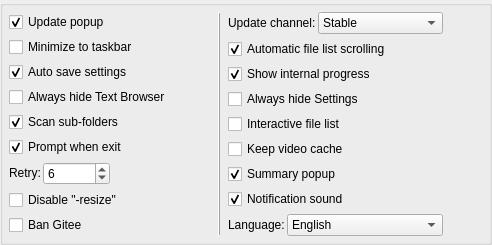
            <widget class="QGroupBox" name="groupBox_8">
             <property name="title">
              <string/>
             </property>
             <layout class="QGridLayout" name="gridLayout_14" columnstretch="0,0,0,0,0">
              <property name="leftMargin">
               <number>6</number>
              </property>
              <property name="topMargin">
               <number>6</number>
              </property>
              <property name="rightMargin">
               <number>6</number>
              </property>
              <property name="bottomMargin">
               <number>6</number>
              </property>
              <property name="spacing">
               <number>7</number>
              </property>
              <item row="0" column="0">
               <widget class="QFrame" name="frame_7">
                <property name="frameShape">
                 <enum>QFrame::NoFrame</enum>
                </property>
                <property name="frameShadow">
                 <enum>QFrame::Raised</enum>
                </property>
                <layout class="QGridLayout" name="gridLayout_50">
                 <property name="leftMargin">
                  <number>0</number>
                 </property>
                 <property name="topMargin">
                  <number>0</number>
                 </property>
                 <property name="rightMargin">
                  <number>0</number>
                 </property>
                 <property name="bottomMargin">
                  <number>0</number>
                 </property>
                 <property name="spacing">
                  <number>5</number>
                 </property>
                 <item row="0" column="0">
                  <widget class="QCheckBox" name="checkBox_UpdatePopup">
                   <property name="sizePolicy">
                    <sizepolicy hsizetype="Minimum" vsizetype="Fixed">
                     <horstretch>0</horstretch>
                     <verstretch>0</verstretch>
                    </sizepolicy>
                   </property>
                   <property name="toolTip">
                    <string>A pop-up window will prompts when an update is detected.</string>
                   </property>
                   <property name="text">
                    <string>Update popup</string>
                   </property>
                   <property name="checked">
                    <bool>true</bool>
                   </property>
                  </widget>
                 </item>
                 <item row="2" column="0">
                  <widget class="QCheckBox" name="checkBox_AutoSaveSettings">
                   <property name="toolTip">
                    <string>Settings will be saved automatically when you close the software.</string>
                   </property>
                   <property name="text">
                    <string>Auto save settings</string>
                   </property>
                   <property name="checked">
                    <bool>true</bool>
                   </property>
                  </widget>
                 </item>
                 <item row="9" column="0">
                  <widget class="QCheckBox" name="checkBox_DisableResize_gif">
                   <property name="toolTip">
                    <string>This option will be automatically enabled to improve
performance and fix issues when the software detects
that your PC has compatibility issues with ImageMagick.</string>
                   </property>
                   <property name="text">
                    <string>Disable &quot;-resize&quot;</string>
                   </property>
                  </widget>
                 </item>
                 <item row="5" column="0">
                  <widget class="QCheckBox" name="checkBox_PromptWhenExit">
                   <property name="text">
                    <string>Prompt when exit</string>
                   </property>
                   <property name="checked">
                    <bool>true</bool>
                   </property>
                  </widget>
                 </item>
                 <item row="1" column="0">
                  <widget class="QCheckBox" name="checkBox_MinimizeToTaskbar">
                   <property name="text">
                    <string>Minimize to taskbar</string>
                   </property>
                  </widget>
                 </item>
                 <item row="3" column="0">
                  <widget class="QCheckBox" name="checkBox_AlwaysHideTextBrowser">
                   <property name="toolTip">
                    <string>[Text browser] will be automatically hidden when the software starts.</string>
                   </property>
                   <property name="text">
                    <string>Always hide Text Browser</string>
                   </property>
                  </widget>
                 </item>
                 <item row="4" column="0">
                  <widget class="QCheckBox" name="checkBox_ScanSubFolders">
                   <property name="toolTip">
                    <string>When adding a folder to the file list, scan the files in
the subfolder and add them to the file list.</string>
                   </property>
                   <property name="text">
                    <string>Scan sub-folders</string>
                   </property>
                   <property name="checked">
                    <bool>true</bool>
                   </property>
                  </widget>
                 </item>
                 <item row="6" column="0">
                  <widget class="QFrame" name="frame_4">
                   <property name="sizePolicy">
                    <sizepolicy hsizetype="Preferred" vsizetype="Fixed">
                     <horstretch>0</horstretch>
                     <verstretch>0</verstretch>
                    </sizepolicy>
                   </property>
                   <property name="frameShape">
                    <enum>QFrame::NoFrame</enum>
                   </property>
                   <property name="frameShadow">
                    <enum>QFrame::Raised</enum>
                   </property>
                   <property name="lineWidth">
                    <number>0</number>
                   </property>
                   <layout class="QGridLayout" name="gridLayout_46">
                    <property name="leftMargin">
                     <number>0</number>
                    </property>
                    <property name="topMargin">
                     <number>0</number>
                    </property>
                    <property name="rightMargin">
                     <number>0</number>
                    </property>
                    <property name="bottomMargin">
                     <number>0</number>
                    </property>
                    <property name="spacing">
                     <number>2</number>
                    </property>
                    <item row="0" column="0">
                     <widget class="QLabel" name="label_39">
                      <property name="sizePolicy">
                       <sizepolicy hsizetype="Fixed" vsizetype="Fixed">
                        <horstretch>0</horstretch>
                        <verstretch>0</verstretch>
                       </sizepolicy>
                      </property>
                      <property name="toolTip">
                       <string>The number of retries when an image (or frame) processing fails.</string>
                      </property>
                      <property name="text">
                       <string>Retry:</string>
                      </property>
                     </widget>
                    </item>
                    <item row="0" column="1">
                     <widget class="QSpinBox" name="spinBox_retry">
                      <property name="sizePolicy">
                       <sizepolicy hsizetype="Preferred" vsizetype="Fixed">
                        <horstretch>0</horstretch>
                        <verstretch>0</verstretch>
                       </sizepolicy>
                      </property>
                      <property name="toolTip">
                       <string>The number of retries when an image (or frame) processing fails.</string>
                      </property>
                      <property name="minimum">
                       <number>1</number>
                      </property>
                      <property name="maximum">
                       <number>999999999</number>
                      </property>
                      <property name="value">
                       <number>6</number>
                      </property>
                     </widget>
                    </item>
                    <item row="0" column="2">
                     <spacer name="horizontalSpacer_5">
                      <property name="orientation">
                       <enum>Qt::Horizontal</enum>
                      </property>
                      <property name="sizeHint" stdset="0">
                       <size>
                        <width>40</width>
                        <height>20</height>
                       </size>
                      </property>
                     </spacer>
                    </item>
                   </layout>
                  </widget>
                 </item>
                 <item row="10" column="0">
                  <widget class="QCheckBox" name="checkBox_BanGitee">
                   <property name="toolTip">
                    <string>Stop downloading any data from Gitee.

When you cannot access github, enabling 
this option will affect the automatic
detection of new updates.</string>
                   </property>
                   <property name="text">
                    <string>Ban Gitee</string>
                   </property>
                  </widget>
                 </item>
                </layout>
               </widget>
              </item>
              <item row="0" column="4">
               <spacer name="horizontalSpacer_44">
                <property name="orientation">
                 <enum>Qt::Horizontal</enum>
                </property>
                <property name="sizeHint" stdset="0">
                 <size>
                  <width>40</width>
                  <height>20</height>
                 </size>
                </property>
               </spacer>
              </item>
              <item row="0" column="2">
               <widget class="Line" name="line_44">
                <property name="frameShadow">
                 <enum>QFrame::Raised</enum>
                </property>
                <property name="orientation">
                 <enum>Qt::Vertical</enum>
                </property>
               </widget>
              </item>
              <item row="0" column="1">
               <spacer name="horizontalSpacer_9">
                <property name="orientation">
                 <enum>Qt::Horizontal</enum>
                </property>
                <property name="sizeHint" stdset="0">
                 <size>
                  <width>40</width>
                  <height>20</height>
                 </size>
                </property>
               </spacer>
              </item>
              <item row="0" column="3">
               <widget class="QFrame" name="frame_8">
                <property name="frameShape">
                 <enum>QFrame::NoFrame</enum>
                </property>
                <property name="frameShadow">
                 <enum>QFrame::Raised</enum>
                </property>
                <layout class="QGridLayout" name="gridLayout_49">
                 <property name="leftMargin">
                  <number>0</number>
                 </property>
                 <property name="topMargin">
                  <number>0</number>
                 </property>
                 <property name="rightMargin">
                  <number>0</number>
                 </property>
                 <property name="bottomMargin">
                  <number>0</number>
                 </property>
                 <property name="spacing">
                  <number>5</number>
                 </property>
                 <item row="8" column="0">
                  <widget class="QFrame" name="frame_3">
                   <property name="sizePolicy">
                    <sizepolicy hsizetype="Preferred" vsizetype="Fixed">
                     <horstretch>0</horstretch>
                     <verstretch>0</verstretch>
                    </sizepolicy>
                   </property>
                   <property name="frameShape">
                    <enum>QFrame::NoFrame</enum>
                   </property>
                   <property name="frameShadow">
                    <enum>QFrame::Raised</enum>
                   </property>
                   <property name="lineWidth">
                    <number>0</number>
                   </property>
                   <layout class="QGridLayout" name="gridLayout_27">
                    <property name="leftMargin">
                     <number>0</number>
                    </property>
                    <property name="topMargin">
                     <number>0</number>
                    </property>
                    <property name="rightMargin">
                     <number>0</number>
                    </property>
                    <property name="bottomMargin">
                     <number>0</number>
                    </property>
                    <property name="spacing">
                     <number>2</number>
                    </property>
                    <item row="0" column="1">
                     <widget class="QComboBox" name="comboBox_language">
                      <property name="minimumSize">
                       <size>
                        <width>150</width>
                        <height>0</height>
                       </size>
                      </property>
                      <property name="toolTip">
                       <string>We recommend that you restart the software after changing 
the language for the language settings to fully take effect.</string>
                      </property>
                      <property name="currentText">
                       <string notr="true">English</string>
                      </property>
                      <item>
                       <property name="text">
                        <string notr="true">English</string>
                       </property>
                      </item>
                      <item>
                       <property name="text">
                        <string notr="true">简体中文</string>
                       </property>
                      </item>
                      <item>
                       <property name="text">
                        <string notr="true">繁體中文(由uimee翻譯)</string>
                       </property>
                      </item>
                     </widget>
                    </item>
                    <item row="0" column="0">
                     <widget class="QLabel" name="label_21">
                      <property name="sizePolicy">
                       <sizepolicy hsizetype="Fixed" vsizetype="Fixed">
                        <horstretch>0</horstretch>
                        <verstretch>0</verstretch>
                       </sizepolicy>
                      </property>
                      <property name="maximumSize">
                       <size>
                        <width>16777215</width>
                        <height>16777215</height>
                       </size>
                      </property>
                      <property name="toolTip">
                       <string>We recommend that you restart the software after changing 
the language for the language settings to fully take effect.</string>
                      </property>
                      <property name="text">
                       <string notr="true">Language:</string>
                      </property>
                      <property name="alignment">
                       <set>Qt::AlignLeading|Qt::AlignLeft|Qt::AlignVCenter</set>
                      </property>
                     </widget>
                    </item>
                   </layout>
                  </widget>
                 </item>
                 <item row="7" column="0">
                  <widget class="QCheckBox" name="checkBox_NfSound">
                   <property name="toolTip">
                    <string>Play Notification sound.</string>
                   </property>
                   <property name="text">
                    <string>Notification sound</string>
                   </property>
                   <property name="checked">
                    <bool>true</bool>
                   </property>
                  </widget>
                 </item>
                 <item row="1" column="0">
                  <widget class="QCheckBox" name="checkBox_FileListAutoSlide">
                   <property name="toolTip">
                    <string>When the file processing status changes, the file list scrolls automatically.</string>
                   </property>
                   <property name="text">
                    <string>Automatic file list scrolling</string>
                   </property>
                   <property name="checked">
                    <bool>true</bool>
                   </property>
                  </widget>
                 </item>
                 <item row="0" column="0">
                  <widget class="QFrame" name="frame_6">
                   <property name="sizePolicy">
                    <sizepolicy hsizetype="Preferred" vsizetype="Fixed">
                     <horstretch>0</horstretch>
                     <verstretch>0</verstretch>
                    </sizepolicy>
                   </property>
                   <property name="frameShape">
                    <enum>QFrame::NoFrame</enum>
                   </property>
                   <property name="frameShadow">
                    <enum>QFrame::Raised</enum>
                   </property>
                   <property name="lineWidth">
                    <number>0</number>
                   </property>
                   <layout class="QGridLayout" name="gridLayout_48">
                    <property name="leftMargin">
                     <number>0</number>
                    </property>
                    <property name="topMargin">
                     <number>0</number>
                    </property>
                    <property name="rightMargin">
                     <number>0</number>
                    </property>
                    <property name="bottomMargin">
                     <number>0</number>
                    </property>
                    <property name="spacing">
                     <number>2</number>
                    </property>
                    <item row="0" column="0">
                     <widget class="QLabel" name="label_55">
                      <property name="sizePolicy">
                       <sizepolicy hsizetype="Fixed" vsizetype="Fixed">
                        <horstretch>0</horstretch>
                        <verstretch>0</verstretch>
                       </sizepolicy>
                      </property>
                      <property name="text">
                       <string>Update channel:</string>
                      </property>
                     </widget>
                    </item>
                    <item row="0" column="1">
                     <widget class="QComboBox" name="comboBox_UpdateChannel">
                      <property name="sizePolicy">
                       <sizepolicy hsizetype="Preferred" vsizetype="Fixed">
                        <horstretch>0</horstretch>
                        <verstretch>0</verstretch>
                       </sizepolicy>
                      </property>
                      <property name="toolTip">
                       <string/>
                      </property>
                      <item>
                       <property name="text">
                        <string>Stable</string>
                       </property>
                      </item>
                      <item>
                       <property name="text">
                        <string>Beta</string>
                       </property>
                      </item>
                     </widget>
                    </item>
                   </layout>
                  </widget>
                 </item>
                 <item row="5" column="0">
                  <widget class="QCheckBox" name="checkBox_KeepVideoCache">
                   <property name="toolTip">
                    <string>Keep video cache after processing the video.</string>
                   </property>
                   <property name="text">
                    <string>Keep video cache</string>
                   </property>
                   <property name="checked">
                    <bool>false</bool>
                   </property>
                  </widget>
                 </item>
                 <item row="4" column="0">
                  <widget class="QCheckBox" name="checkBox_FileList_Interactive">
                   <property name="text">
                    <string>Interactive file list</string>
                   </property>
                   <property name="checked">
                    <bool>false</bool>
                   </property>
                  </widget>
                 </item>
                 <item row="3" column="0">
                  <widget class="QCheckBox" name="checkBox_AlwaysHideSettings">
                   <property name="toolTip">
                    <string>[Settings] will be automatically hidden when the software starts.</string>
                   </property>
                   <property name="text">
                    <string>Always hide Settings</string>
                   </property>
                  </widget>
                 </item>
                 <item row="2" column="0">
                  <widget class="QCheckBox" name="checkBox_ShowInterPro">
                   <property name="toolTip">
                    <string>Output internal Scale and Denoise progress of GIF and video process inside textbrowser.</string>
                   </property>
                   <property name="text">
                    <string>Show internal progress</string>
                   </property>
                   <property name="checked">
                    <bool>true</bool>
                   </property>
                  </widget>
                 </item>
                 <item row="6" column="0">
                  <widget class="QCheckBox" name="checkBox_SummaryPopup">
                   <property name="toolTip">
                    <string>Show the summary pop-up window after processing all files.</string>
                   </property>
                   <property name="text">
                    <string>Summary popup</string>
                   </property>
                   <property name="checked">
                    <bool>true</bool>
                   </property>
                  </widget>
                 </item>
                </layout>
               </widget>
              </item>
             </layout>
            </widget>
